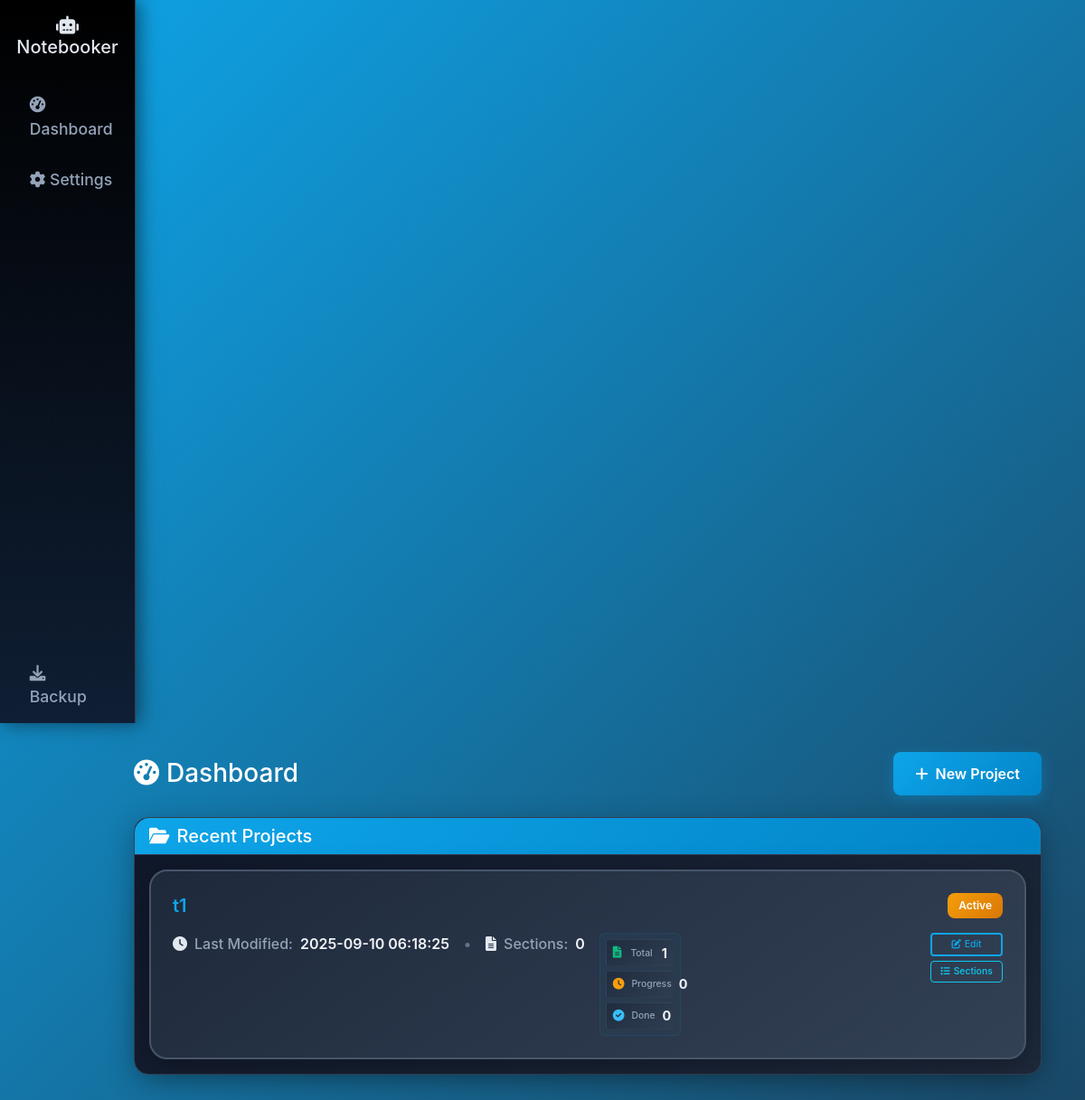
/dashboard (signed in), run on the app's committed database.
### tables this page shows
CREATE TABLE projects (
                            id INTEGER PRIMARY KEY AUTOINCREMENT,
                            user_id INTEGER,
                            name TEXT NOT NULL,
                            description TEXT,
                            status TEXT DEFAULT 'active',
                            created_at TIMESTAMP DEFAULT CURRENT_TIMESTAMP,
                            updated_at TIMESTAMP DEFAULT CURRENT_TIMESTAMP,
                            FOREIGN KEY (user_id) REFERENCES users (id)
                        );

### app.py (the view)
@app.route('/dashboard')
def dashboard():
    if not en_writer:
        initialize_en_writer()
    user_id = session.get('user_id')
    if not user_id:
        return redirect(url_for('auth_page'))
    projects = db.get_user_projects(user_id) if db else []
    status = en_writer.get_status_summary()
    return render_template('dashboard.html', status=status, projects=projects)

### app.py (called while the page is built)
@app.after_request
def add_header(response):
    if 'no-cache' not in request.headers.get('Cache-Control', ''):
        response.headers['Cache-Control'] = 'no-store, no-cache, must-revalidate, max-age=0'
    return response

### database_manager.py (called while the page is built)
    def get_connection(self):
        if self.use_supabase:
            return self.supabase_db.get_connection()
        else:
            conn = sqlite3.connect(self.db_path)
            conn.row_factory = sqlite3.Row
            return conn

### en_writer.py (called while the page is built)
    def get_status_summary(self) -> Dict[str, Any]:
        return {
            'total_sections': len(self.sections),
            'sections_needing_work': len(self.planning_data.get('sections_needing_work', [])),
            'completed_sections': len(self.planning_data.get('completed_sections', [])),
            'pending_questions': len(self.planning_data.get('user_questions', [])),
            'last_updated': self.planning_data.get('last_updated', 'Never'),
            'current_focus': self.planning_data.get('current_focus', 'None')
        }

### templates/dashboard.html (shortened to what this page needs)
{% extends "base.html" %}
{% block content %}
<div class="container-fluid">
    <div class="row">
        <div class="col-12">
            <div class="d-flex justify-content-between align-items-center mb-4">
                <h1 class="h3 mb-0 text-white">
                    <i class="fas fa-tachometer-alt me-2"></i>Dashboard
                </h1>
                <div>
                    <a href="{{ url_for('create_project') }}" class="btn btn-primary">
                        <i class="fas fa-plus me-2"></i>New Project
                    </a>
                </div>
            </div>
        </div>
    </div>
    <div class="row">
        <div class="col-12">
            <div class="card">
                <div class="card-header">
                    <h5 class="card-title mb-0">
                        <i class="fas fa-folder-open me-2"></i>Recent Projects
                    </h5>
                </div>
                <div class="card-body">
                    {% if projects %}
                        <div class="project-cards-container">
                            {% for project in projects %}
                            <div class="project-card" data-project-id="{{ project.id }}">
                                <div class="project-card-content">
                                    <div class="project-header">
                                        <h5 class="project-name">
                                            <a href="{{ url_for('project_workspace', project_id=project.id) }}" class="text-decoration-none">
                                                {{ project.name }}
                                            </a>
                                        </h5>
                                        <span class="badge bg-{{ 'success' if project.status == 'completed' else 'warning' }}">
                                            {{ project.status.title() }}
                                        </span>
                                    </div>
                                    <div class="project-body">
                                        <div class="project-left">
                                            <div class="project-details">
                                                <div class="detail-item">
                                                    <i class="fas fa-clock me-2"></i>
                                                    <span class="detail-label">Last Modified:</span>
                                                    <span class="detail-value">{{ project.updated_at if project.updated_at else 'Never' }}</span>
                                                    <span class="detail-separator mx-3">•</span>
                                                    <i class="fas fa-file-alt me-2"></i>
                                                    <span class="detail-label">Sections:</span>
                                                    <span class="detail-value">{{ project.section_count or 0 }}</span>
                                                </div>
                                            </div>
                                        </div>
                                        <div class="project-center">
                                            <div class="mini-stats-container">
                                                <div class="mini-stat">
                                                    <i class="fas fa-file-alt text-success"></i>
                                                    <span class="mini-stat-label">Total</span>
                                                    <span class="mini-stat-value">{{ status.total_sections }}</span>
                                                </div>
                                                <div class="mini-stat">
                                                    <i class="fas fa-clock text-warning"></i>
                                                    <span class="mini-stat-label">Progress</span>
                                                    <span class="mini-stat-value">{{ status.sections_needing_work }}</span>
                                                </div>
                                                <div class="mini-stat">
                                                    <i class="fas fa-check-circle text-info"></i>
                                                    <span class="mini-stat-label">Done</span>
                                                    <span class="mini-stat-value">{{ status.completed_sections }}</span>
                                                </div>
                                            </div>
                                        </div>
                                        <div class="project-right">
                                            <div class="project-actions">
                                                <a href="{{ url_for('project_workspace', project_id=project.id) }}" class="btn btn-outline-primary btn-tiny">
                                                    <i class="fas fa-edit me-1"></i>Edit
                                                </a>
                                                <a href="{{ url_for('project_sections', project_id=project.id) }}" class="btn btn-outline-info btn-tiny">
                                                    <i class="fas fa-list me-1"></i>Sections
                                                </a>
                                            </div>
                                        </div>
                                    </div>
                                </div>
                            </div>
                            {% endfor %}
                        </div>
                    {% endif %}
                </div>
            </div>
        </div>
    </div>
</div>
{% endblock %}

### templates/base.html (style rules this page uses)
:root { --primary-blue: #0ea5e9; --secondary-blue: #0284c7; --accent-blue: #38bdf8; --light-blue: #7dd3fc; --pitch-black: #000000; --dark-gray: #0f172a; --medium-gray: #1e293b; --light-gray: #334155; --text-light: #e2e8f0; --text-muted: #94a3b8; }
body { background: linear-gradient(-45deg, var(--pitch-black), var(--dark-gray), var(--medium-gray), var(--primary-blue)); background-size: 400% 400%; animation: flow 15s ease infinite; color: var(--text-light); font-family: 'Inter', -apple-system, BlinkMacSystemFont, sans-serif; min-height: 100vh; }
.card { background: linear-gradient(145deg, var(--dark-gray), var(--medium-gray)); border: 1px solid var(--light-gray); border-radius: 1rem; box-shadow: 0 8px 32px rgba(0, 0, 0, 0.3); backdrop-filter: blur(10px); transition: all 0.3s ease; }
.card-header { background: linear-gradient(135deg, var(--primary-blue), var(--secondary-blue)); border-bottom: 1px solid var(--light-gray); border-radius: 1rem 1rem 0 0 !important; color: white; font-weight: 600; }
.btn-primary { background: linear-gradient(135deg, var(--primary-blue), var(--secondary-blue)); border: none; border-radius: 0.5rem; padding: 0.75rem 1.5rem; font-weight: 600; transition: all 0.3s ease; box-shadow: 0 4px 15px rgba(14, 165, 233, 0.3); }
.btn-outline-primary { border: 2px solid var(--primary-blue); color: var(--primary-blue); background: transparent; border-radius: 0.5rem; transition: all 0.3s ease; }
.badge { border-radius: 0.5rem; font-weight: 600; padding: 0.5rem 0.75rem; }
.badge.bg-warning { background: linear-gradient(135deg, #f59e0b, #d97706) !important; }
.text-success { color: #10b981 !important; }
.text-warning { color: #f59e0b !important; }
.text-info { color: var(--accent-blue) !important; }

### templates/dashboard.html (style rules this page uses)
.project-cards-container { display: flex; flex-direction: column; gap: 1rem; }
.project-card { background: linear-gradient(145deg, #1e293b, #334155); border: 2px solid #475569; border-radius: 20px; cursor: pointer; transition: all 0.3s ease; box-shadow: 0 8px 32px rgba(0, 0, 0, 0.3); position: relative; overflow: hidden; }
.project-card::before { content: ''; position: absolute; top: 0; left: 0; right: 0; bottom: 0; background: linear-gradient(135deg, rgba(14, 165, 233, 0.1), rgba(56, 189, 248, 0.05)); opacity: 0; transition: opacity 0.3s ease; }
.project-card-content { padding: 1.5rem; position: relative; z-index: 1; }
.project-header { display: flex; justify-content: space-between; align-items: center; margin-bottom: 1rem; }
.project-name { margin: 0; color: #0ea5e9; font-weight: 600; font-size: 1.25rem; }
.project-name a { color: inherit; text-decoration: none; }
.project-body { display: flex; justify-content: flex-start; align-items: flex-start; gap: 0.5rem; }
.project-left { flex: 0 0 auto; width: auto; }
.project-center { display: flex; align-items: flex-start; justify-content: flex-start; margin-top: 0; margin-left: 0.5rem; }
.project-right { display: flex; flex-direction: column; gap: 0.3rem; align-items: flex-end; min-width: 80px; margin-top: 0; margin-left: auto; }
.project-details { margin-bottom: 0; }
.detail-item { display: flex; align-items: center; color: #e2e8f0; }
.detail-label { font-weight: 500; margin-right: 0.5rem; color: #94a3b8; }
.detail-value { font-weight: 600; color: #f1f5f9; }
.detail-separator { color: #64748b; font-weight: 600; }
.mini-stats-container { display: flex; flex-direction: column; gap: 0.3rem; padding: 0.4rem; background: linear-gradient(145deg, rgba(14, 165, 233, 0.05), rgba(56, 189, 248, 0.02)); border-radius: 6px; border: 1px solid rgba(14, 165, 233, 0.1); width: 90px; }
.mini-stat { display: flex; flex-direction: row; align-items: center; justify-content: space-between; padding: 0.2rem 0.4rem; background: linear-gradient(145deg, rgba(30, 41, 59, 0.8), rgba(51, 65, 85, 0.6)); border-radius: 4px; border: 1px solid rgba(71, 85, 105, 0.3); transition: all 0.3s ease; }
.mini-stat i { font-size: 0.8rem; margin-right: 0.5rem; }
.mini-stat-label { font-size: 0.65rem; color: #94a3b8; font-weight: 500; margin-right: 0.5rem; }
.mini-stat-value { font-size: 0.9rem; font-weight: 700; color: #f1f5f9; }
.project-actions { display: flex; flex-direction: column; gap: 0.3rem; align-items: flex-end; width: 80px; }
.btn-tiny { padding: 0.2rem 0.4rem !important; font-size: 0.65rem !important; border-radius: 4px !important; font-weight: 500 !important; min-width: 60px !important; text-align: center !important; transition: all 0.3s ease !important; }
.project-actions .btn-tiny { width: 100%; }

### data on the page
projects: name "t1", status "Active", updated_at "2025-09-10 06:18:25", section_count "0", total_sections "1", sections_needing_work "0", completed_sections "0"
